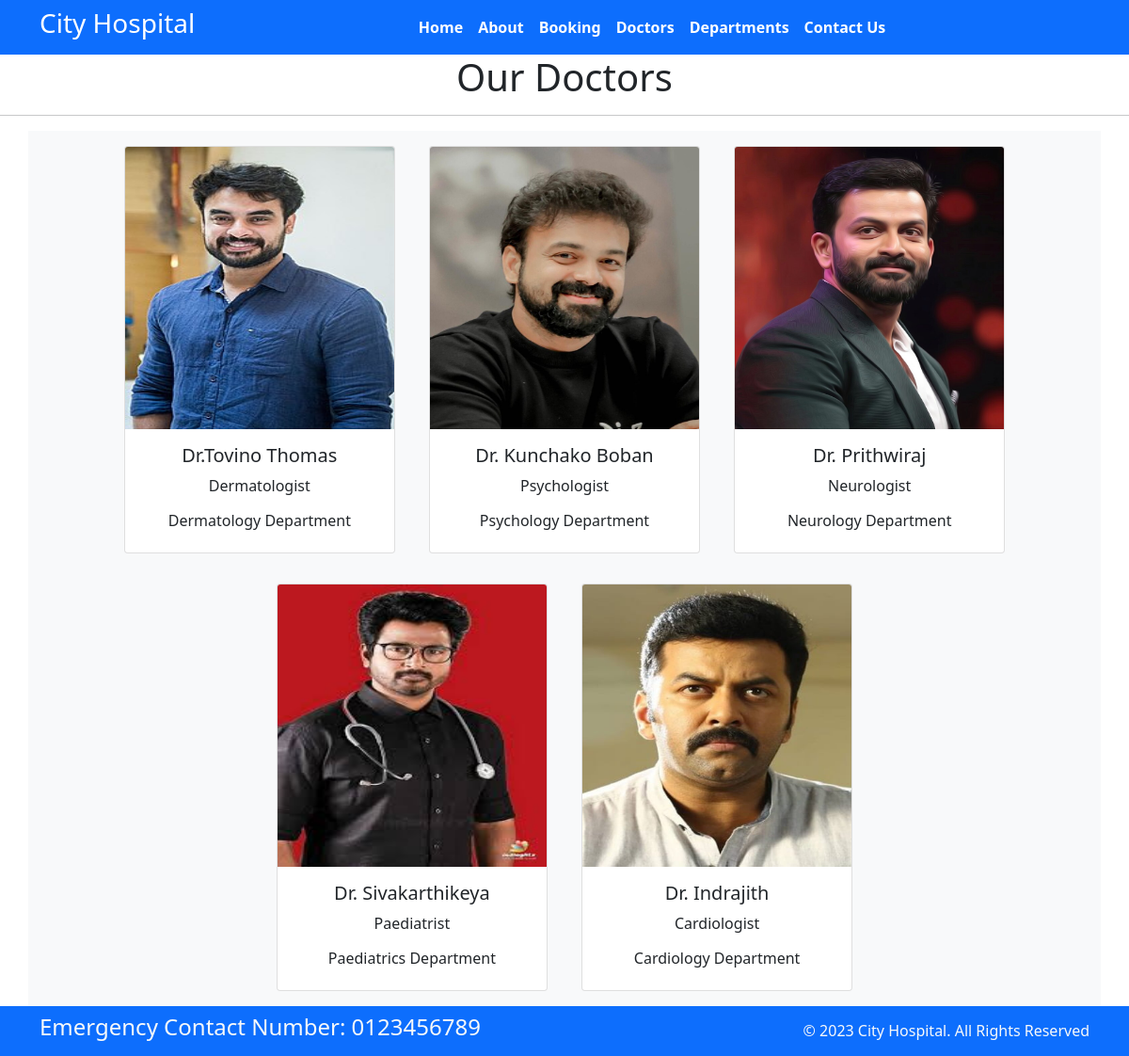
Page /doctors on the committed database.
### home/models.py (models this page shows, shortened)
class Doctors(models.Model):
    doc_name = models.CharField(max_length=255)
    doc_spec = models.CharField(max_length=255)
    dep_name = models.ForeignKey(Departments,on_delete=models.CASCADE)
    doc_image = models.ImageField(upload_to='doctors')

class Departments(models.Model):
 dep_name = models.CharField(max_length=100)
 dep_description = models.TextField()
 def __str__(self):
        return self.dep_name

### home/views.py (the view)
# urls.py: path('doctors', views.doctors,name='doctors'),
def doctors(request):
    dict_docs = {
        'doctors' : Doctors.objects.all()
    }
    return render(request,'doctors.html',dict_docs)

### templates/doctors.html (shortened to what this page needs)
{% extends "base.html" %}
{% block content%}
<h1 class="text-center">Our Doctors</h1>
<hr>
<div class="container text-center bg-light">
    {% for d in doctors %}
    <div class="card text-center mx-3 my-3" style="width: 18rem; display: inline-block;">
        <img src="{{d.doc_image.url}}" class="card-img-top" style="height:300px;" alt="...">
        <div class="card-body">
          <h5 class="card-title">{{d.doc_name}}</h5>
          <p class="card-text">{{d.doc_spec}} </p>
          <h6>{{d.dep_name}} Department</h6>
        </div>
      </div>
    {% endfor %}
</div>
{% endblock %}

### templates/base.html (shortened to what this page needs)
 {% load static %}
<!DOCTYPE html>
<html>
  <head>
    <link rel="stylesheet"
      href=" https://cdn.jsdelivr.net/npm/bootstrap@5.1.3/dist/css/bootstrap.min.css ">
    <link rel="stylesheet"
      href="https://use.fontawesome.com/releases/v5.2.0/css/all.css">
      <link rel="stylesheet"
      href="{% static "/css/style.css" %}">
  </head>
  <body>
    <nav class="navbar bg-primary navbar-expand-md ">
      <div class="container">
        <div class="col-2 text-left pl-md-0">
          <h3 class="text-white"> City Hospital </h3>
        </div>
        <div
          class="collapse navbar-collapse justify-content-center col-md-8 navbar-collapse-3">
          <ul class="navbar-nav justify-content-center  fw-bold">
            <li class="nav-item active">
              <a class="nav-link text-white" href="{% url "home" %}">Home </a>
            </li>
            <li class="nav-item">
              <a class="nav-link text-white" href="{% url "about" %}">About</a>
            </li>
            <li class="nav-item">
              <a class="nav-link text-white" href="{% url "booking" %}">Booking</a>
            </li>
            <li class="nav-item">
              <a class="nav-link text-white" href="{% url "doctors" %}">Doctors</a>
            </li>
			 <li class="nav-item">
              <a class="nav-link text-white" href="{% url "department" %}">Departments</a>
            </li>
            <li class="nav-item">
              <a class="nav-link text-white" href="#">Contact Us</a>
            </li>
          </ul>
        </div>
      </div>
    </nav>
    {% block content%}{% endblock %}
    <section class="">
      <footer class="pt-2 pb-2  bg-primary text-light">
        <div class="container">
          <div class="row align-items-center">
            <div class="col-12 col-md-8">
              <h4>Emergency Contact Number: 0123456789</h4>
            </div>
            <div class="col-12 col-md-4 mt-4 mt-md-0 text-center text-md-end">
              © 2023 City Hospital. All Rights Reserved
            </div>
          </div>
        </div>
      </footer>
    </section>
  </body>
</html>

### rows in the picture
Doctors: doc_image (picture), doc_name "Dr.Tovino Thomas", doc_spec "Dermatologist", dep_name "Dermatology"
Doctors: doc_image (picture), doc_name "Dr. Kunchako Boban", doc_spec "Psychologist", dep_name "Psychology"
Doctors: doc_image (picture), doc_name "Dr. Prithwiraj", doc_spec "Neurologist", dep_name "Neurology"
Doctors: doc_image (picture), doc_name "Dr. Sivakarthikeya", doc_spec "Paediatrist", dep_name "Paediatrics"
Doctors: doc_image (picture), doc_name "Dr. Indrajith", doc_spec "Cardiologist", dep_name "Cardiology"
